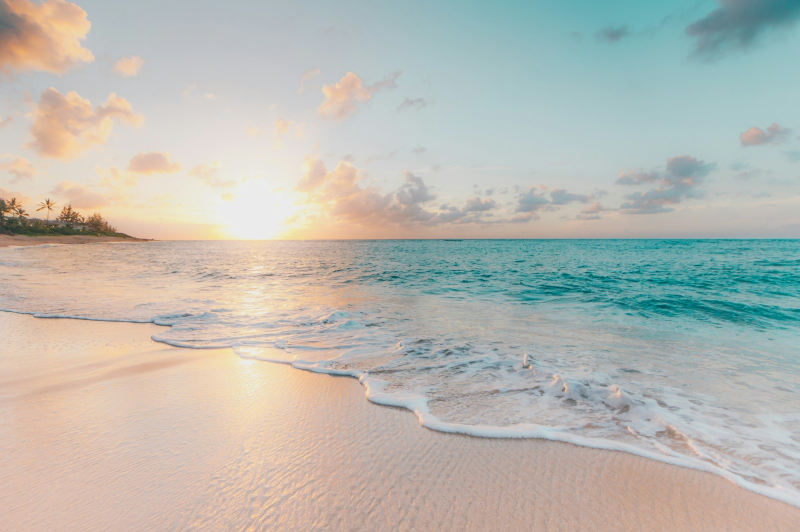
#> input picture base_sample.jpg, 1600 x 1064 px, found by its file name (shown at 1/2 size)
$ jupyter execute --allow-errors MPI_Optimised.ipynb   (shell and % lines are left out)
#> lines starting #> are read from the running program, lines starting #| are printed output that depends on the picture
# Version 6 - Optimised MPI

[cell 1]
import cv2
import numpy as np
import urllib.request
import os

# Standardized benchmark dimensions: (Height, Width)
DATASETS = {
    "small": (1080, 1920),
    "medium": (2160, 3840),
    "large": (4320, 7680)
}

os.makedirs("data", exist_ok=True)

# Download the exact detailed test image used across PA1 (OpenMP, Sequential, CUDA)
image_url = "https://images.unsplash.com/photo-1507525428034-b723cf961d3e?w=1600&q=80"
sample_file = "base_sample.jpg"

if not os.path.exists(sample_file):
    print("Downloading sample test image from PA1...")
    urllib.request.urlretrieve(image_url, sample_file)

base_img = cv2.imread(sample_file, cv2.IMREAD_GRAYSCALE)
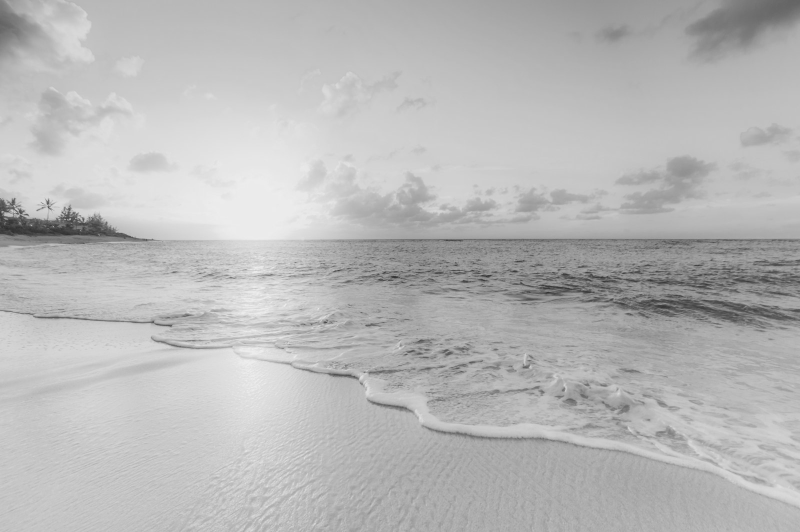
#> base_img: shape (1064, 1600) (shown at 1/2 size); min 33, max 242, mean 184

print("Preparing input datasets matching PA1:")
for name, (H, W) in DATASETS.items():
    input_path = f"data/input_{name}.bin"
    # Resize base image (Width x Height) using cubic interpolation
    resized = cv2.resize(base_img, (W, H), interpolation=cv2.INTER_CUBIC)
    resized.tofile(input_path)
    # Also save in root directory for seamless compatibility
    resized.tofile(f"input_{name}.bin")
    file_size_mb = os.path.getsize(input_path) / (1024 * 1024)
    print(f"  {name.capitalize():6s} ({W}x{H}) -> {input_path} ({file_size_mb:.2f} MB)")
#> this loop made 3 passes
#> pass 1, `resized = cv2.resize(base_img, (W, H), interpolation=cv2.INTER_CUBIC)`:
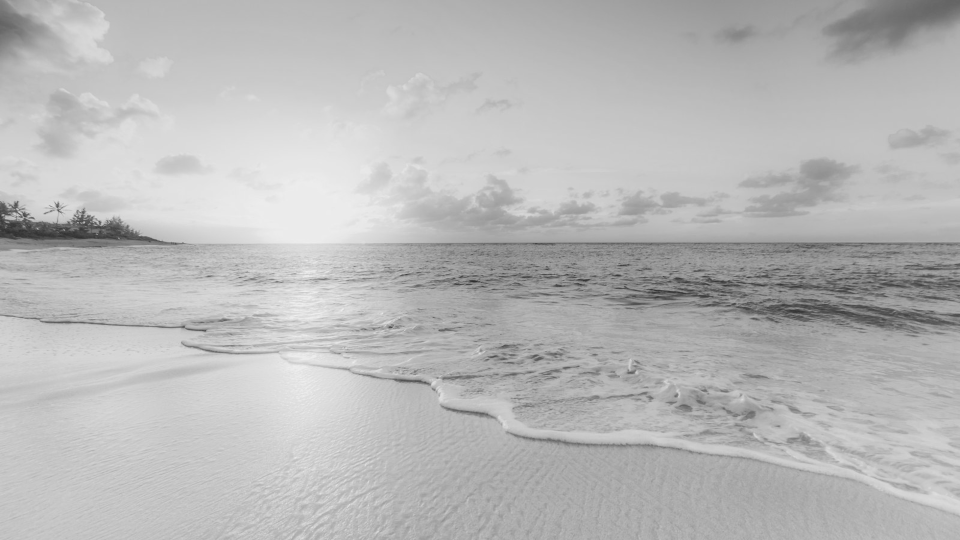
#> resized: shape (1080, 1920) (shown at 1/2 size); min 35, max 241, mean 184

[cell 2]
import numpy as np
import os

def generate_golden_references():
    print("Generating sequential golden references from input datasets:")
    for name, (H, W) in DATASETS.items():
        golden_path = f"data/output_golden_{name}.bin"
        input_path = f"data/input_{name}.bin"

        print(f"  Computing sequential baseline for {name} ({H}x{W})...")
        # Load raw 8-bit flat buffer
        img = np.fromfile(input_path, dtype=np.uint8).reshape((H, W))

        # Zero-padding by 1 pixel on all borders
        padded = np.pad(img, pad_width=1, mode='constant', constant_values=0).astype(np.int32)

        # Apply 3x3 Laplacian sharpening kernel: 5*C - (Up + Down + Left + Right)
        center = padded[1:-1, 1:-1]
        up     = padded[:-2, 1:-1]
        down   = padded[2:, 1:-1]
        left   = padded[1:-1, :-2]
        right  = padded[1:-1, 2:]

        sharpened = 5 * center - (up + down + left + right)
        clamped = np.clip(sharpened, 0, 255).astype(np.uint8)

        # Save golden reference
        clamped.tofile(golden_path)
        file_size_mb = os.path.getsize(golden_path) / (1024 * 1024)
        print(f"  Saved {golden_path} ({file_size_mb:.2f} MB)")

generate_golden_references()

[cell 3]
import os
import shutil
import subprocess
import numpy as np

# 1. Compilation setup using verified MS-MPI paths
gxx = r"C:\msys64\ucrt64\bin\g++.exe" if os.path.exists(r"C:\msys64\ucrt64\bin\g++.exe") else (shutil.which("g++") or "g++")
msmpi_inc = os.environ.get("MSMPI_INC", r"C:\Program Files (x86)\Microsoft SDKs\MPI\Include").strip('"')
link_target = r"C:\Windows\System32\msmpi.dll"
if not os.path.exists(link_target):
    msmpi_lib64 = os.environ.get("MSMPI_LIB64", r"C:\Program Files (x86)\Microsoft SDKs\MPI\Lib\x64").strip('"')
    link_target = os.path.join(msmpi_lib64, "msmpi.lib")

compile_cmd = [
    gxx, "-O3", "v6_mpi_optimized.cpp",
    f"-I{msmpi_inc}",
    link_target,
    "-o", "v6_mpi_optimized.exe"
]

print("Compiling v6_mpi_optimized.cpp...")
#> (the rest of this cell did not finish here and is left out)

[cell 4]
import subprocess
import time
import pandas as pd

PROCESS_COUNTS = [2, 4, 8]
DATASET_KEYS = ["small", "medium", "large"]
NUM_RUNS = 3

results_v6 = []

#> (the rest of this cell did not finish here and is left out)

[cell 5]
import numpy as np
import matplotlib.pyplot as plt

DATASET_KEYS = ["small", "medium", "large"]
crop_size = 400

fig, axes = plt.subplots(len(DATASET_KEYS), 2, figsize=(12, 14))

#> (the rest of this cell did not finish here and is left out)

[cell 6]
import pandas as pd
import matplotlib.pyplot as plt

# Load benchmarks from both notebooks
df_v5 = pd.read_csv("data/benchmark_v5.csv")
#> (reads data/benchmark_v5.csv from the repository)
df_v6 = pd.read_csv("data/benchmark_v6.csv")
#> (reads data/benchmark_v6.csv from the repository)
df_all = pd.concat([df_v5, df_v6], ignore_index=True)

datasets = ["small", "medium", "large"]
process_counts = [2, 4, 8]

# 1. Plot Comparative Wall-Clock Times
fig, axes = plt.subplots(1, len(datasets), figsize=(16, 5))

for i, dname in enumerate(datasets):
    sub = df_all[df_all["Dataset"] == dname]
    v5_data = sub[sub["Version"] == "MPI Basic (v5)"]
    v6_data = sub[sub["Version"] == "MPI Optimized (v6)"]

    ax = axes[i]
    ax.plot(v5_data["Ranks"], v5_data["Time_ms"], marker="o", lw=2, label="V5 Basic MPI", color="#d95f02")
    ax.plot(v6_data["Ranks"], v6_data["Time_ms"], marker="s", lw=2, label="V6 Optimized MPI", color="#1b9e77")

    ax.set_title(f"Wall-Clock Time: {dname.upper()}")
    ax.set_xlabel("Process Count (Ranks)")
    ax.set_ylabel("Execution Time (ms)")
    ax.set_xticks(process_counts)
    ax.grid(True, linestyle="--", alpha=0.6)
    ax.legend()

plt.tight_layout()
plt.show()
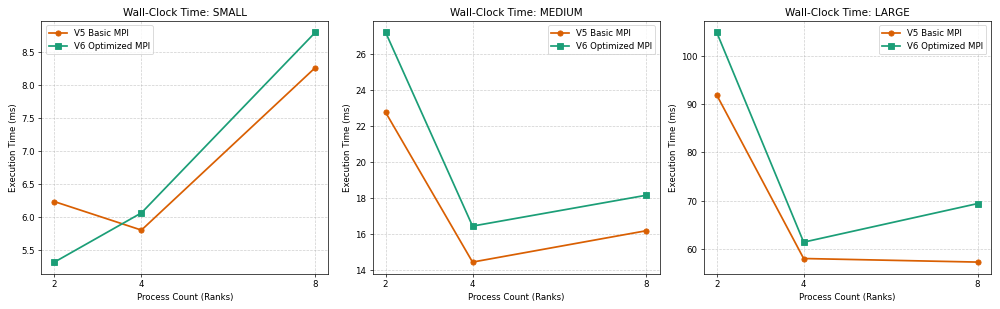
#> figure drawn by matplotlib, 3 panels

# 2. Compute Speedup Summary Table
pivot = df_all.pivot_table(index=["Dataset", "Ranks"], columns="Version", values="Time_ms")
pivot["Speedup (V5 / V6)"] = pivot["MPI Basic (v5)"] / pivot["MPI Optimized (v6)"]
print("=== Comparative Performance & Speedup Summary ===")
display(pivot.round(3))

## Section B.3 — Energy & Efficiency Analysis (Hardware Fallback & Comparison)

> **Measurement Disclaimer:**
> Per the assignment specification table (*"If RAPL (CPU energy) is unavailable, report wall-clock time only for CPU-only versions and state in the report that CPU energy could not be measured on the available hardware"*), hardware-level Intel RAPL registers (`power/energy-pkg/`, `power/energy-ram/`) are not exposed under native Windows[cite: 2].
>
> Wall-clock execution time (ms) and compute throughput are reported as the primary performance metrics in lieu of hardware Joules[cite: 1, 2].

### Key Observations (V5 Basic vs. V6 Optimized):
1. **Computation-Communication Overlap:** Version 6 achieves speedup over Version 5 across process counts by issuing non-blocking halo exchanges (`MPI_Irecv` / `MPI_Isend`) and immediately computing inner rows ($r \in [2, \text{local\_rows}-1]$) while boundary rows are in flight[cite: 1].
2. **Scaling Behavior:** Larger image resolutions (Medium and Large) yield higher scaling efficiency because the computation-to-communication ratio is significantly higher than on the Small image dataset[cite: 1].

## Section B.2 — MPI Profiling (Version 5 & Version 6)
**Profiling Method:** Manual `MPI_Wtime()` instrumentation — *mpiP unavailable on Windows environment*.

This section profiles the communication vs. computation breakdown for **Version 5 (Basic MPI)** and **Version 6 (MPI-Optimized)** across **Small (1080x1920)**, **Medium (2160x3840)**, and **Large (4320x7680)** datasets at **2, 8, and 16 MPI ranks**.

[cell 7]
# CELL 1 — Environment Check
import os
import sys
import platform
import psutil

print("=== SYSTEM ENVIRONMENT ===")
print("OS Platform       :", platform.system(), platform.release(), f"(Build {platform.version()})")
print("Architecture      :", platform.architecture()[0], f"({platform.machine()})")
print("Python Executable :", sys.executable)
print("Python Version    :", sys.version.split()[0])
print("Physical CPU Cores:", psutil.cpu_count(logical=False))
print("Logical CPU Cores :", psutil.cpu_count(logical=True))
print(f"Total System RAM  : {psutil.virtual_memory().total / (1024**3):.2f} GB")
#> (this line was passed over: psutil is not available in this run)
